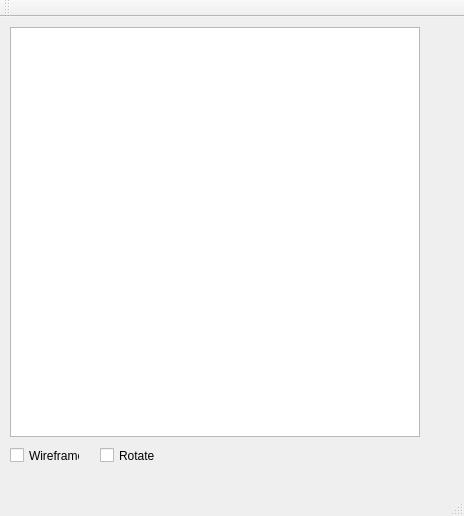
<?xml version="1.0" encoding="UTF-8"?>
<ui version="4.0">
 <class>MainWindow</class>
 <widget class="QMainWindow" name="MainWindow">
  <property name="geometry">
   <rect>
    <x>0</x>
    <y>0</y>
    <width>464</width>
    <height>516</height>
   </rect>
  </property>
  <property name="windowTitle">
   <string>MainWindow</string>
  </property>
  <widget class="QWidget" name="centralWidget">
   <widget class="QGraphicsView" name="graphicsView">
    <property name="geometry">
     <rect>
      <x>10</x>
      <y>10</y>
      <width>410</width>
      <height>410</height>
     </rect>
    </property>
   </widget>
   <widget class="QCheckBox" name="checkBox_wireframe">
    <property name="geometry">
     <rect>
      <x>10</x>
      <y>430</y>
      <width>70</width>
      <height>17</height>
     </rect>
    </property>
    <property name="text">
     <string>Wireframe</string>
    </property>
   </widget>
   <widget class="QCheckBox" name="checkBox_rotate">
    <property name="geometry">
     <rect>
      <x>100</x>
      <y>430</y>
      <width>70</width>
      <height>17</height>
     </rect>
    </property>
    <property name="text">
     <string>Rotate</string>
    </property>
   </widget>
  </widget>
  <widget class="QMenuBar" name="menuBar">
   <property name="geometry">
    <rect>
     <x>0</x>
     <y>0</y>
     <width>464</width>
     <height>21</height>
    </rect>
   </property>
  </widget>
  <widget class="QToolBar" name="mainToolBar">
   <attribute name="toolBarArea">
    <enum>TopToolBarArea</enum>
   </attribute>
   <attribute name="toolBarBreak">
    <bool>false</bool>
   </attribute>
  </widget>
  <widget class="QStatusBar" name="statusBar"/>
 </widget>
 <layoutdefault spacing="6" margin="11"/>
 <resources/>
 <connections/>
</ui>
